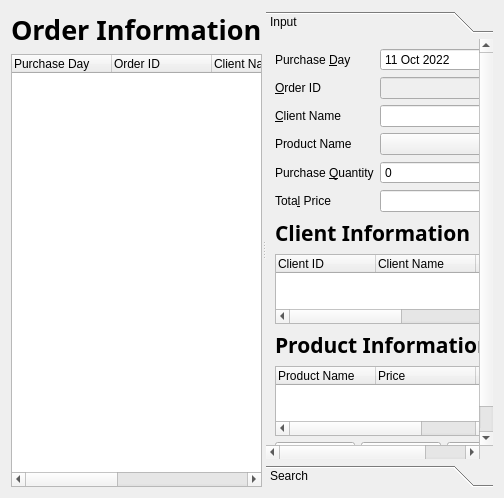
<?xml version="1.0" encoding="UTF-8"?>
<ui version="4.0">
 <class>OrderManagerForm</class>
 <widget class="QWidget" name="OrderManagerForm">
  <property name="geometry">
   <rect>
    <x>0</x>
    <y>0</y>
    <width>504</width>
    <height>498</height>
   </rect>
  </property>
  <property name="windowTitle">
   <string>Form</string>
  </property>
  <layout class="QVBoxLayout" name="verticalLayout_4">
   <item>
    <widget class="QSplitter" name="splitter">
     <property name="orientation">
      <enum>Qt::Horizontal</enum>
     </property>
     <widget class="QWidget" name="layoutWidget">
      <layout class="QVBoxLayout" name="verticalLayout_2">
       <item>
        <widget class="QLabel" name="orderInfoLabel">
         <property name="font">
          <font>
           <family>Dubai</family>
           <pointsize>20</pointsize>
           <bold>true</bold>
          </font>
         </property>
         <property name="text">
          <string>Order Information</string>
         </property>
        </widget>
       </item>
       <item>
        <widget class="QTreeWidget" name="treeWidget">
         <column>
          <property name="text">
           <string>Purchase Day</string>
          </property>
         </column>
         <column>
          <property name="text">
           <string>Order ID</string>
          </property>
         </column>
         <column>
          <property name="text">
           <string>Client Name</string>
          </property>
         </column>
         <column>
          <property name="text">
           <string>Product Name</string>
          </property>
         </column>
         <column>
          <property name="text">
           <string>Purchase Quantity</string>
          </property>
         </column>
         <column>
          <property name="text">
           <string>Total Price</string>
          </property>
         </column>
        </widget>
       </item>
      </layout>
     </widget>
     <widget class="QToolBox" name="toolBox">
      <property name="currentIndex">
       <number>0</number>
      </property>
      <widget class="QWidget" name="inputPage">
       <property name="geometry">
        <rect>
         <x>0</x>
         <y>0</y>
         <width>262</width>
         <height>428</height>
        </rect>
       </property>
       <attribute name="label">
        <string>Input</string>
       </attribute>
       <layout class="QVBoxLayout" name="verticalLayout_3">
        <item>
         <layout class="QFormLayout" name="formLayout">
          <item row="0" column="0">
           <widget class="QLabel" name="purchaseDayLabel">
            <property name="text">
             <string>Purchase &amp;Day</string>
            </property>
            <property name="buddy">
             <cstring>purchaseDayDateEdit</cstring>
            </property>
           </widget>
          </item>
          <item row="0" column="1">
           <widget class="QDateEdit" name="purchaseDayDateEdit">
            <property name="enabled">
             <bool>true</bool>
            </property>
            <property name="readOnly">
             <bool>false</bool>
            </property>
            <property name="dateTime">
             <datetime>
              <hour>6</hour>
              <minute>0</minute>
              <second>0</second>
              <year>2022</year>
              <month>10</month>
              <day>11</day>
             </datetime>
            </property>
            <property name="calendarPopup">
             <bool>false</bool>
            </property>
           </widget>
          </item>
          <item row="1" column="0">
           <widget class="QLabel" name="orderIDLablel">
            <property name="text">
             <string>&amp;Order ID</string>
            </property>
            <property name="buddy">
             <cstring>orderIDLineEdit</cstring>
            </property>
           </widget>
          </item>
          <item row="1" column="1">
           <widget class="QLineEdit" name="orderIDLineEdit">
            <property name="enabled">
             <bool>false</bool>
            </property>
            <property name="readOnly">
             <bool>true</bool>
            </property>
           </widget>
          </item>
          <item row="2" column="0">
           <widget class="QLabel" name="clientNameLabel">
            <property name="text">
             <string>&amp;Client Name</string>
            </property>
            <property name="buddy">
             <cstring>clientNameLineEdit</cstring>
            </property>
           </widget>
          </item>
          <item row="2" column="1">
           <widget class="QLineEdit" name="clientNameLineEdit"/>
          </item>
          <item row="3" column="0">
           <widget class="QLabel" name="productNameLabel">
            <property name="text">
             <string>Product Name</string>
            </property>
            <property name="buddy">
             <cstring>productNameComboBox</cstring>
            </property>
           </widget>
          </item>
          <item row="3" column="1">
           <widget class="QComboBox" name="productNameComboBox"/>
          </item>
          <item row="4" column="0">
           <widget class="QLabel" name="purchaseQuantityLabel">
            <property name="text">
             <string>Purchase &amp;Quantity</string>
            </property>
            <property name="buddy">
             <cstring>purchaseQuantitySpinBox</cstring>
            </property>
           </widget>
          </item>
          <item row="4" column="1">
           <widget class="QSpinBox" name="purchaseQuantitySpinBox"/>
          </item>
          <item row="5" column="0">
           <widget class="QLabel" name="totalPriceLabel">
            <property name="text">
             <string>Tota&amp;l Price</string>
            </property>
            <property name="buddy">
             <cstring>totalPriceLineEdit</cstring>
            </property>
           </widget>
          </item>
          <item row="5" column="1">
           <widget class="QLineEdit" name="totalPriceLineEdit"/>
          </item>
         </layout>
        </item>
        <item>
         <widget class="QLabel" name="clientInforLabel">
          <property name="font">
           <font>
            <family>Dubai</family>
            <pointsize>16</pointsize>
            <bold>true</bold>
           </font>
          </property>
          <property name="text">
           <string>Client Information</string>
          </property>
         </widget>
        </item>
        <item>
         <widget class="QTreeWidget" name="clientTreeWidget">
          <column>
           <property name="text">
            <string>Client ID</string>
           </property>
          </column>
          <column>
           <property name="text">
            <string>Client Name</string>
           </property>
          </column>
          <column>
           <property name="text">
            <string>Phone Number</string>
           </property>
          </column>
          <column>
           <property name="text">
            <string>Address</string>
           </property>
          </column>
          <column>
           <property name="text">
            <string>Email</string>
           </property>
          </column>
         </widget>
        </item>
        <item>
         <widget class="QLabel" name="productInfoLabel">
          <property name="font">
           <font>
            <family>Dubai</family>
            <pointsize>16</pointsize>
            <bold>true</bold>
           </font>
          </property>
          <property name="text">
           <string>Product Information</string>
          </property>
         </widget>
        </item>
        <item>
         <widget class="QSplitter" name="splitter_2">
          <property name="orientation">
           <enum>Qt::Horizontal</enum>
          </property>
          <widget class="QTreeWidget" name="productTreeWidget">
           <column>
            <property name="text">
             <string notr="true">Product Name</string>
            </property>
           </column>
           <column>
            <property name="text">
             <string>Price</string>
            </property>
           </column>
           <column>
            <property name="text">
             <string>Inventory Amount</string>
            </property>
           </column>
           <column>
            <property name="text">
             <string/>
            </property>
           </column>
          </widget>
          <widget class="QLabel" name="imageLabel">
           <property name="text">
            <string>image</string>
           </property>
          </widget>
         </widget>
        </item>
        <item>
         <layout class="QHBoxLayout" name="horizontalLayout_2">
          <item>
           <widget class="QPushButton" name="addPushButton">
            <property name="text">
             <string>Add</string>
            </property>
           </widget>
          </item>
          <item>
           <widget class="QPushButton" name="modifyPushButton">
            <property name="text">
             <string>Modify</string>
            </property>
           </widget>
          </item>
          <item>
           <widget class="QPushButton" name="clearPushButton">
            <property name="text">
             <string>Clear</string>
            </property>
           </widget>
          </item>
         </layout>
        </item>
       </layout>
      </widget>
      <widget class="QWidget" name="searchPage">
       <property name="geometry">
        <rect>
         <x>0</x>
         <y>0</y>
         <width>260</width>
         <height>438</height>
        </rect>
       </property>
       <attribute name="label">
        <string>Search</string>
       </attribute>
       <layout class="QVBoxLayout" name="verticalLayout">
        <item>
         <widget class="QTreeWidget" name="searchTreeWidget">
          <column>
           <property name="text">
            <string>Purchase Day</string>
           </property>
          </column>
          <column>
           <property name="text">
            <string>Order ID</string>
           </property>
          </column>
          <column>
           <property name="text">
            <string>Client Name</string>
           </property>
          </column>
          <column>
           <property name="text">
            <string>Product Name</string>
           </property>
          </column>
          <column>
           <property name="text">
            <string>Purchase Quantity</string>
           </property>
          </column>
          <column>
           <property name="text">
            <string>Total Price</string>
           </property>
          </column>
         </widget>
        </item>
        <item>
         <layout class="QHBoxLayout" name="horizontalLayout">
          <item>
           <widget class="QComboBox" name="searchComboBox">
            <item>
             <property name="text">
              <string>Purchase Day Check</string>
             </property>
            </item>
            <item>
             <property name="text">
              <string>Order ID Check</string>
             </property>
            </item>
            <item>
             <property name="text">
              <string>Client Name Check</string>
             </property>
            </item>
            <item>
             <property name="text">
              <string>Product Name Check</string>
             </property>
            </item>
            <item>
             <property name="text">
              <string>Purchase Quantity Check</string>
             </property>
            </item>
            <item>
             <property name="text">
              <string>Total Price Check</string>
             </property>
            </item>
           </widget>
          </item>
          <item>
           <widget class="QLineEdit" name="searchLineEdit"/>
          </item>
         </layout>
        </item>
        <item>
         <widget class="QPushButton" name="searchPushButton">
          <property name="text">
           <string>Search</string>
          </property>
         </widget>
        </item>
       </layout>
      </widget>
     </widget>
    </widget>
   </item>
  </layout>
 </widget>
 <resources/>
 <connections/>
</ui>
